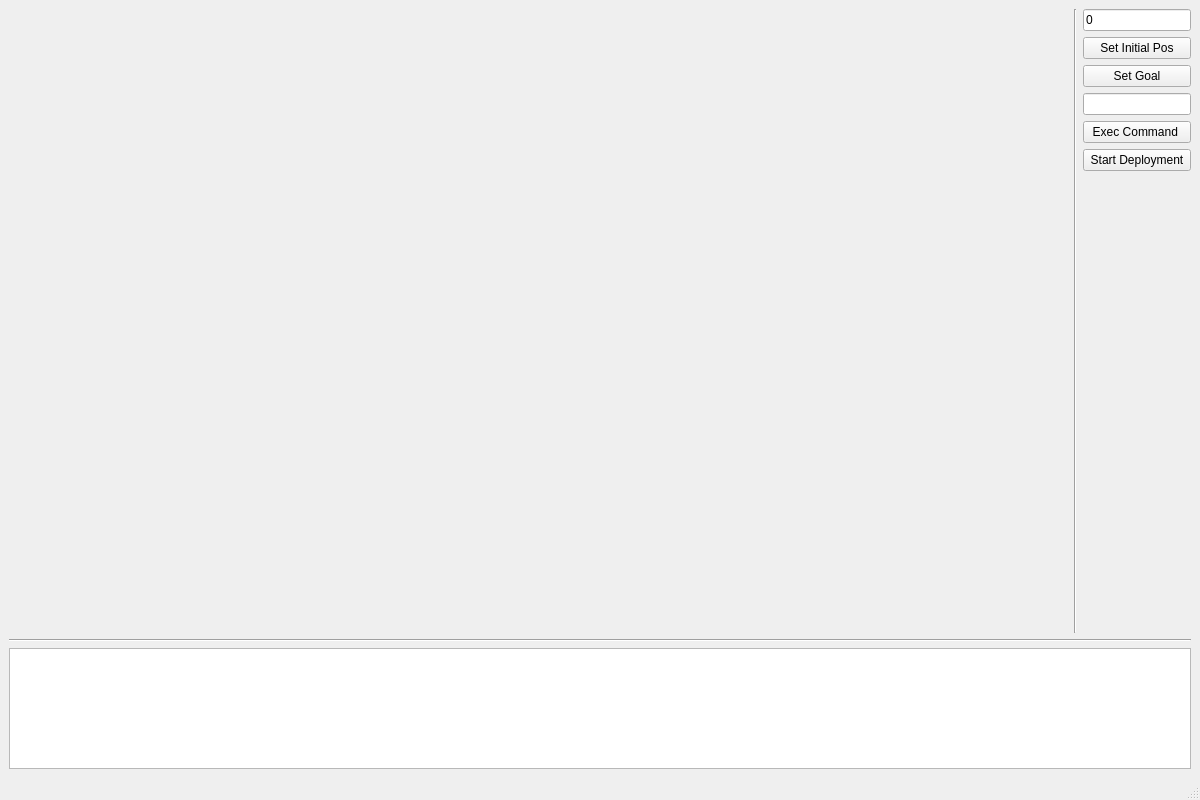
<?xml version="1.0" encoding="UTF-8"?>
<ui version="4.0">
 <class>MainWindow</class>
 <widget class="QMainWindow" name="MainWindow">
  <property name="geometry">
   <rect>
    <x>0</x>
    <y>0</y>
    <width>1200</width>
    <height>800</height>
   </rect>
  </property>
  <property name="windowTitle">
   <string>ClientUI</string>
  </property>
  <widget class="QWidget" name="centralwidget">
   <layout class="QGridLayout" name="gridLayout">
    <item row="0" column="0">
     <widget class="Image" name="widget_image" native="true">
      <property name="sizePolicy">
       <sizepolicy hsizetype="Expanding" vsizetype="Expanding">
        <horstretch>0</horstretch>
        <verstretch>0</verstretch>
       </sizepolicy>
      </property>
      <property name="minimumSize">
       <size>
        <width>521</width>
        <height>331</height>
       </size>
      </property>
     </widget>
    </item>
    <item row="0" column="1">
     <widget class="Line" name="line">
      <property name="orientation">
       <enum>Qt::Vertical</enum>
      </property>
     </widget>
    </item>
    <item row="0" column="2">
     <layout class="QVBoxLayout" name="verticalLayout">
      <item>
       <widget class="QLineEdit" name="lineEdit_id">
        <property name="sizePolicy">
         <sizepolicy hsizetype="Preferred" vsizetype="Fixed">
          <horstretch>0</horstretch>
          <verstretch>0</verstretch>
         </sizepolicy>
        </property>
        <property name="text">
         <string>0</string>
        </property>
       </widget>
      </item>
      <item>
       <widget class="QPushButton" name="pushButton_setInitialPos">
        <property name="sizePolicy">
         <sizepolicy hsizetype="Preferred" vsizetype="Fixed">
          <horstretch>0</horstretch>
          <verstretch>0</verstretch>
         </sizepolicy>
        </property>
        <property name="text">
         <string>Set Initial Pos</string>
        </property>
       </widget>
      </item>
      <item>
       <widget class="QPushButton" name="pushButton_setGoal">
        <property name="text">
         <string>Set Goal</string>
        </property>
       </widget>
      </item>
      <item>
       <widget class="QLineEdit" name="lineEdit_command">
        <property name="sizePolicy">
         <sizepolicy hsizetype="Preferred" vsizetype="Fixed">
          <horstretch>0</horstretch>
          <verstretch>0</verstretch>
         </sizepolicy>
        </property>
       </widget>
      </item>
      <item>
       <widget class="QPushButton" name="pushButton_execCommand">
        <property name="sizePolicy">
         <sizepolicy hsizetype="Preferred" vsizetype="Fixed">
          <horstretch>0</horstretch>
          <verstretch>0</verstretch>
         </sizepolicy>
        </property>
        <property name="text">
         <string>Exec Command </string>
        </property>
       </widget>
      </item>
      <item>
       <widget class="QPushButton" name="pushButton_startDeployment">
        <property name="text">
         <string>Start Deployment</string>
        </property>
       </widget>
      </item>
      <item>
       <spacer name="verticalSpacer">
        <property name="orientation">
         <enum>Qt::Vertical</enum>
        </property>
        <property name="sizeHint" stdset="0">
         <size>
          <width>20</width>
          <height>40</height>
         </size>
        </property>
       </spacer>
      </item>
     </layout>
    </item>
    <item row="1" column="0" colspan="3">
     <widget class="Line" name="line_2">
      <property name="orientation">
       <enum>Qt::Horizontal</enum>
      </property>
     </widget>
    </item>
    <item row="2" column="0" colspan="3">
     <widget class="QTextEdit" name="textEdit_status">
      <property name="sizePolicy">
       <sizepolicy hsizetype="Preferred" vsizetype="Fixed">
        <horstretch>0</horstretch>
        <verstretch>0</verstretch>
       </sizepolicy>
      </property>
      <property name="minimumSize">
       <size>
        <width>0</width>
        <height>120</height>
       </size>
      </property>
      <property name="maximumSize">
       <size>
        <width>16777215</width>
        <height>121</height>
       </size>
      </property>
     </widget>
    </item>
   </layout>
  </widget>
  <widget class="QMenuBar" name="menubar">
   <property name="geometry">
    <rect>
     <x>0</x>
     <y>0</y>
     <width>1200</width>
     <height>25</height>
    </rect>
   </property>
  </widget>
  <widget class="QStatusBar" name="statusbar"/>
 </widget>
 <customwidgets>
  <customwidget>
   <class>Image</class>
   <extends>QWidget</extends>
   <header>image.h</header>
   <container>1</container>
  </customwidget>
 </customwidgets>
 <resources/>
 <connections/>
</ui>
